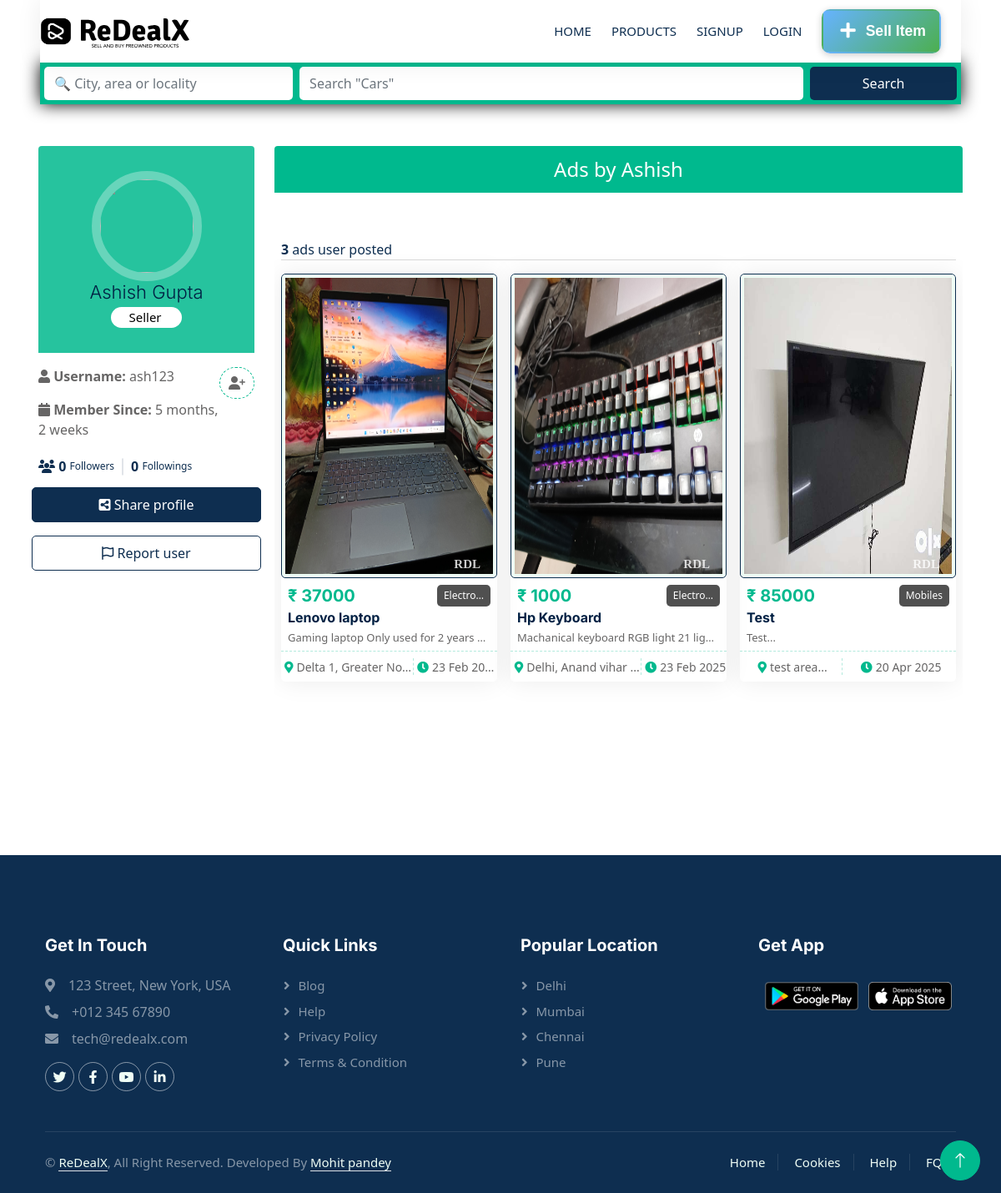
Page /product-Seller/ash123/ on the committed database.
### home/models.py (models this page shows, shortened)
class CustomUser(AbstractUser):
    phone_number = models.IntegerField(unique=True, blank=True, null=True)
    address = models.TextField(blank=True, null=True)
    profile_picture = models.ImageField(upload_to='user_profiles/', blank=True, null=True)
    email = models.EmailField(default='', max_length=254, null=True, blank=True)
    is_verified = models.BooleanField(default=False)
    created_at = models.DateTimeField(auto_now_add=True)

class Product(models.Model):
    brand = models.CharField(max_length=200, default='', blank=True)
    title = models.CharField(max_length=200)
    description = models.TextField()
    price = models.IntegerField()
    location = models.TextField(default='', blank=True)
    created_at = models.DateTimeField(auto_now_add=True)
    updated_at = models.DateTimeField(auto_now=True)
    seller = models.ForeignKey(CustomUser, on_delete=models.CASCADE, related_name='products')  # Added related_name
    category = models.ForeignKey(Category, related_name='products', on_delete=models.SET_NULL, null=True, blank=True)
    slug = models.SlugField(unique=True, blank=True)
    condition_choices = [
        ('new', 'New'),
        ('used', 'Used'),
    ]
    condition = models.CharField(max_length=20, choices=condition_choices, default='used')
    views = models.IntegerField(default=0, null=True, blank=True)
    likes = models.IntegerField(default=0, null=True, blank=True)

class ProductImages(models.Model):
    product = models.ForeignKey(Product, on_delete=models.CASCADE, related_name='images')  # Added related_name
    image1 = models.ImageField(upload_to=user_directory_path, blank=True, null=True)
    image2 = models.ImageField(upload_to=user_directory_path, blank=True, null=True)
    image3 = models.ImageField(upload_to=user_directory_path, blank=True, null=True)
    image4 = models.ImageField(upload_to=user_directory_path, blank=True, null=True)
    user = models.ForeignKey(CustomUser, on_delete=models.CASCADE, related_name='uploaded_images')  # Added related_name

class Category(models.Model):
    name = models.CharField(max_length=100, unique=True)
    description = models.TextField(blank=True, null=True)
    created_at = models.DateTimeField(auto_now_add=True)
    updated_at = models.DateTimeField(auto_now=True)
    catagory_icon_FS = models.CharField(max_length=100, blank=True, null=True, default='')
    def __str__(self):
        return self.name

### home/views.py (the view)
# urls.py: path('product-Seller/<slug>/', views.viewSeller, name="viewSeller"),
def viewSeller(request, slug):
    if 'address' in request.GET or 'prod' in request.GET:
        search_results = search_products(request)
        if search_results.exists():
            return render(request, "allProducts.html", {'products': search_results})
        else:
            return render(request, "allProducts.html")
    auth_response = handle_user_auth(request)
    if auth_response:
        return auth_response
    seller = CustomUser.objects.get(username=slug)
    products = Product.objects.filter(seller=seller).prefetch_related('images')
    user_wishlist = []
    notifications = ''
    if request.user.is_authenticated:
        user_wishlist = WishlistItem.objects.filter(user=request.user).values_list('product_id', flat=True)
        notifications = Notification.objects.filter(user=request.user, is_read=False).order_by('-created_at')
    context = {'seller': seller, 'products': products, 'user_wishlist': list(user_wishlist), 'notifications': notifications}
    return render(request, 'sellerprofile.html', context)

### home/templates/sellerprofile.html (shortened to what this page needs)
{% extends 'base.html' %}
{% load static %}
{% block css %}
  <link rel="stylesheet" href="{% static 'Css/profilePage.css' %}" />
{% endblock %}
{% block body %}
  {% include 'navbar.html' %}
  <div class="container p-3 bootstrap snippets bootdey">
    <div class="row">
      <div class="profile-nav col-md-3">
        {% if seller %}
          <div class="panel">
            <div class="user-heading round">
              <a><img src="https://static.vecteezy.com/system/resources/previews/026/418/808/large_2x/man-head-user-profile-character-free-png.png" alt="" /></a>
              <h1>{{ seller.first_name }} {{ seller.last_name }}</h1>
              <div style="display: flex;justify-content: center;align-items: center;background-color:rgb(255, 255, 255);width: 80px;margin: auto;border-radius: 25px;padding: 1px 44px 1px 41px; color: black;">
                {% if seller.is_verified %}
                  <img width="24px" src="{% static 'img/approved.png' %}" alt="" />
                  <p class="p-0 m-0">Verified</p>
                {% else %}
                  <p class="p-0 m-0">Seller</p>
                {% endif %}
              </div>
            </div>
            <div class="details mt-3">
              <div class="text-muted-custom d-flex justify-content-between align-items-center">
                <p>
                <strong><i class="fas fa-user"></i> Username:</strong> {{ seller.username }}
            </p>
                <i class="fa-solid fa-user-plus icon" style="cursor: pointer;padding: 10px;"></i>
              </div>
              <p class="text-muted-custom">
                <strong><i class="fas fa-calendar"></i> Member Since:</strong> {{ seller.created_at|timesince }}
              </p>
              <div class="text-dark d-flex justify-content align-items-center mb-2">
                <strong><i class="fa-solid fa-users"></i> 0 </strong> &nbsp;<span style="font-size: 12px;"'"> Followers</span>
                <strong>0 </strong>&nbsp; <span style="font-size: 12px;"> Followings</span>
              </div>
            </div>
            <div class="row g-3">
              <button class="btn btn-dark col-md-12 p-2" id="shareButton"><i class="fa-solid fa-square-share-nodes"></i> Share profile</button>
              <button class="btn btn-outline-dark col-md-12 p-2" data-bs-toggle="modal" data-bs-target="#reportuser"><i class="fa-regular fa-flag"></i> Report user</button>
            </div>
          </div>
        {% endif %}
      </div>
      <div class="profile-info p-e col-md-9">
        <div class="panel">
          <div class="bio-graph-heading">Ads by {{ seller.first_name }}</div>
        </div>
        <div style="overflow: auto; height: 60vh;">
          <div class="container-xxl py-5 px-0">
            <div class="container p-2">
              {% if products %}
                <div class="totalads">
                  <p class="mb-0 text-dark">
                    <b>{{ products.count }}</b> ads user posted
                  </p>
                </div>
                <hr class="mb-3 mt-0" />
                <div class="tab-content">
                  <div id="tab-1" class="tab-pane fade show p-0 active">
                    <div class="row g-3">
                      {% for product in products %}
                        <div class="col-lg-4 col-6 col-sm-6 col-md-4 wow fadeInUp" data-wow-delay="0.1s">
                          <div class="property-item rounded overflow-hidden">
                            <div class="position-relative overflow-hidden">
                              <p style="position: absolute; bottom: -10px;right: 20px;font-size: 15px;font-weight: 900;color: white;font-family: cursive;  filter: opacity(0.8);">RDL</p>
                              <a href="{% url 'viewproduct' product.slug %}"><img class="img-thumbnail prodimg border-1 border-dark" src="{{ product.images.first.image1.url }}" onerror="src='{% static "img/onerrorimage.webp" %}'" alt="Product Image" /></a>
                            </div>
                            <a href="{% url 'viewproduct' product.slug %}">
                              <div class="p-2 pb-0">
                                <div style="display: flex;justify-content: space-between; align-items: center;">
                                  <h5 class="priceelemnt text-primary mb-1">₹ {{ product.price }}</h5>
                                  <p class="categoryp px-2 py-1 rounded mb-1">{{ product.category|truncatechars:8 }}</p>
                                </div>
                                <a class="titleitem d-block h6 mb-1" href="{% url 'viewproduct' product.slug %}">{{ product.title|slice:':30' }}</a>
                                <p class="descitem">{{ product.description|slice:':45' }}...</p>
                              </div>
                            </a>
                            <div class="d-flex border-top py-2">
                              <small class="flex-fill text-center border-end"><i class="fa fa-map-marker-alt text-primary mx-1"></i>{{ product.location|slice:':20' }}...</small>
                              <small class="flex-fill text-center"><i class="fa fa-clock text-primary mx-1"></i>{{ product.created_at|date:'d M Y' }}</small>
                            </div>
                          </div>
                        </div>
                      {% endfor %}
                    </div>
                  </div>
                </div>
              {% endif %}
            </div>
          </div>
        </div>
      </div>
    </div>
  </div>
{% endblock %}

### static/Css/index.css (style rules this page uses)
:root { --primary: #00B98E; --secondary: #FF6922; --light: #EFFDF5; --dark: #0E2E50; }
* { font-family: system-ui, -apple-system, BlinkMacSystemFont, 'Segoe UI', Roboto, Oxygen, Ubuntu, Cantarell, 'Open Sans', 'Helvetica Neue', sans-serif; }
.btn { transition: .5s; }
:root { --gradient-percent: 0%; }
.icon { padding: 15px; display: inline-flex; align-items: center; justify-content: center; background: #FFFFFF; border-radius: 50px; border: 1px dashed var(--primary); }
.property-item { box-shadow: 0 0 30px rgba(0, 0, 0, .08); }
.property-item img { transition: .5s; }
.property-item .border-top { border-top: 1px dashed rgba(0, 185, 142, .3) !important; }
.property-item .border-end { border-right: 1px dashed rgba(0, 185, 142, .3) !important; }
small { height: 20px; white-space: nowrap; overflow: hidden; text-overflow: ellipsis; }
.prodimg { height: 30vh; width: 100%; }
.categoryp { font-size: 12px; background-color: #505050; color: white; white-space: nowrap; overflow: hidden; text-overflow: ellipsis; }
.descitem { font-size: 13px; white-space: nowrap; overflow: hidden; text-overflow: ellipsis; margin: 5px 0px; }

### static/Css/profilePage.css (style rules this page uses)
.profile-nav, .profile-info { margin-top: 30px; }
.profile-nav .user-heading { background: #00b98ed9; color: #fff; border-radius: 4px 4px 0 0; -webkit-border-radius: 4px 4px 0 0; padding: 30px; text-align: center; }
.profile-nav .user-heading.round a { border-radius: 50%; -webkit-border-radius: 50%; border: 10px solid rgba(255, 255, 255, 0.3); display: inline-block; }
.profile-nav .user-heading a img { width: 112px; height: 112px; border-radius: 50%; -webkit-border-radius: 50%; }
.profile-nav .user-heading h1 { font-size: 22px; font-weight: 300; margin-bottom: 5px; }
.profile-nav .user-heading p { font-size: 15px; }
.bio-graph-heading { background: var(--primary); color: #fff; text-align: center; padding: 10px; border-radius: 4px 4px 0 0; -webkit-border-radius: 4px 4px 0 0; font-size: 1.5rem; font-weight: 500; }

### rows in the picture
CustomUser: first_name "Ashish", last_name "Gupta", username "ash123", created_at "5 months, 2 weeks"
Product: images.first.image1 (picture), price "37000", category "Electro…", title "Lenovo laptop", description "Gaming laptop Only used for 2 years…", location "Delta 1, Greater No…", created_at "23 Feb 2025"
Product: images.first.image1 (picture), price "1000", category "Electro…", title "Hp Keyboard", description "Machanical keyboard RGB light 21 lig…", location "Delhi, Anand vihar", created_at "23 Feb 2025"
Product: images.first.image1 (picture), price "85000", category "Mobiles", title "Test", description "Test", location "test area", created_at "20 Apr 2025"

### other values in the picture
{{ products.count }} "3"
